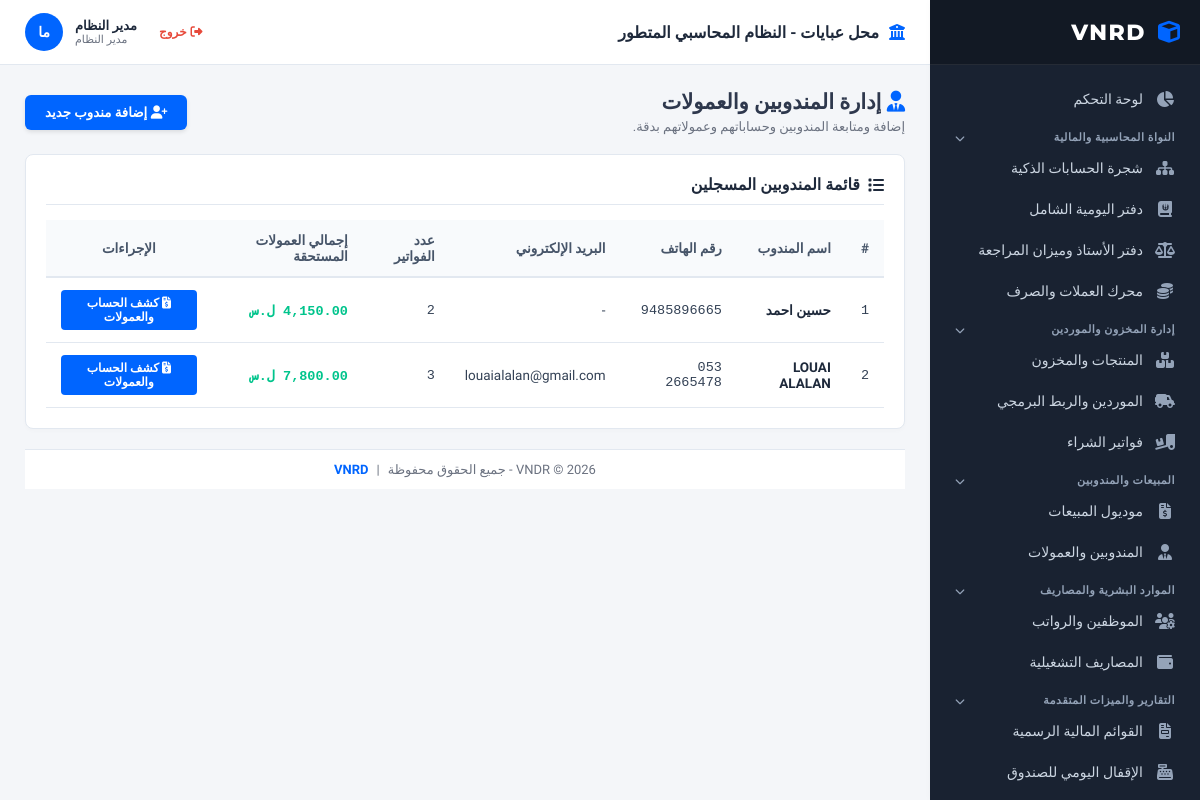
The app's page /representatives.php (signed in) with its own data.
### tables this page shows
CREATE TABLE `representatives` (
  `id` int(11) NOT NULL,
  `name` varchar(255) NOT NULL,
  `phone` varchar(50) DEFAULT NULL,
  `remaining_balance` decimal(15,4) DEFAULT 0.0000,
  `total_paid_payments` decimal(15,4) DEFAULT 0.0000,
  `total_earned_commissions` decimal(15,4) DEFAULT 0.0000,
  `created_at` timestamp NOT NULL DEFAULT current_timestamp(),
  `email` varchar(100) DEFAULT NULL,
  `notes` text DEFAULT NULL
);

### representatives.php (the view, shortened to what this page needs)
<?php
include 'header.php';
$conn->exec("CREATE TABLE IF NOT EXISTS representatives (
    id INT AUTO_INCREMENT PRIMARY KEY,
    name VARCHAR(100) NOT NULL,
    phone VARCHAR(50),
    email VARCHAR(100),
    notes TEXT,
    created_at TIMESTAMP DEFAULT CURRENT_TIMESTAMP
)");
$stmt = $conn->query("SELECT r.*,
    (SELECT COUNT(s.id) FROM sales s WHERE s.representative_id = r.id) as total_sales_count,
    (SELECT COALESCE(SUM(s.total_commissions), 0) FROM sales s WHERE s.representative_id = r.id AND s.delivery_status = 'Delivered') as total_commissions
    FROM representatives r ORDER BY r.id DESC");
$representatives = $stmt->fetchAll(PDO::FETCH_ASSOC);
?>
<div style="display: flex; justify-content: space-between; align-items: center; margin-bottom: 20px;">
    <div>
        <h2 style="color: #2e384d; margin: 0;"><i class="fas fa-user-tie" style="color: var(--zoho-primary);"></i> إدارة المندوبين والعمولات</h2>
        <p style="color: #6b7280; font-size: 13px; margin-top: 5px;">إضافة ومتابعة المندوبين وحساباتهم وعمولاتهم بدقة.</p>
    </div>
    <div>
        <button onclick="openModal()" style="background: var(--zoho-primary); color: white; padding: 10px 20px; border-radius: 6px; border: none; cursor: pointer; font-weight: bold; box-shadow: 0 2px 4px rgba(0,0,0,0.1);">
            <i class="fas fa-user-plus"></i> إضافة مندوب جديد
        </button>
    </div>
</div>
<div class="zoho-card">
    <div class="zoho-card-header">
        <h3><i class="fas fa-list"></i> قائمة المندوبين المسجلين</h3>
    </div>
    <div style="overflow-x: auto;">
        <table class="zoho-table">
            <thead>
                <tr>
                    <th>#</th>
                    <th>اسم المندوب</th>
                    <th>رقم الهاتف</th>
                    <th>البريد الإلكتروني</th>
                    <th>عدد الفواتير</th>
                    <th>إجمالي العمولات المستحقة</th>
                    <th style="text-align: center;">الإجراءات</th>
                </tr>
            </thead>
            <tbody>
                <?php if (count($representatives) > 0): ?>
                    <?php foreach ($representatives as $index => $rep): ?>
                        <tr>
                            <td style="font-family: monospace;"><?php echo $index + 1; ?></td>
                            <td style="font-weight: bold; color: #1e293b;"><?php echo htmlspecialchars($rep['name']); ?></td>
                            <td style="font-family: monospace;"><?php echo htmlspecialchars($rep['phone'] ?: '-'); ?></td>
                            <td><?php echo htmlspecialchars($rep['email'] ?: '-'); ?></td>
                            <td style="font-family: monospace;"><?php echo $rep['total_sales_count']; ?></td>
                            <td style="font-family: monospace; color: var(--zoho-accent); font-weight: bold;"><?php echo number_format($rep['total_commissions'], 2); ?> ل.س</td>
                            <td style="text-align: center;">
                                <a href="representative_profile.php?id=<?php echo $rep['id']; ?>" style="background: var(--zoho-primary); color: white; padding: 6px 14px; border-radius: 4px; text-decoration: none; font-size: 12px; font-weight: bold; display: inline-block;">
                                    <i class="fas fa-file-invoice-dollar"></i> كشف الحساب والعمولات
                                </a>
                            </td>
                        </tr>
                    <?php endforeach; ?>
                <?php else: ?>
                    <tr>
                        <td colspan="7" style="padding: 30px; text-align: center; color: #777;">لا يوجد مندوبون مسجلون حتى الآن. قم بإضافة مندوب جديد للبدء.</td>
                    </tr>
                <?php endif; ?>
            </tbody>
        </table>
    </div>
</div>
<?php include 'footer.php'; ?>

### header.php (style rules this page uses)
:root { --zoho-sidebar-bg: #192231; --zoho-sidebar-hover: #26354a; --zoho-primary: #0065ff; --zoho-accent: #00c48c; --zoho-bg: #f4f6f9; --zoho-card-bg: #ffffff; --zoho-text-main: #333333; --zoho-text-muted: #6b7280; --zoho-border: #e2e8f0; --zoho-radius: 8px; }
* { box-sizing: border-box; margin: 0; padding: 0; font-family: 'Tajawal', sans-serif; }
body { background-color: var(--zoho-bg); color: var(--zoho-text-main); display: flex; height: 100vh; overflow: hidden; font-size: 14px; }
.zoho-card { background: var(--zoho-card-bg); border: 1px solid var(--zoho-border); border-radius: var(--zoho-radius); padding: 20px; margin-bottom: 20px; box-shadow: 0 2px 4px rgba(0,0,0,0.02); }
.zoho-card-header { display: flex; justify-content: space-between; align-items: center; margin-bottom: 15px; padding-bottom: 10px; border-bottom: 1px solid var(--zoho-border); }
.zoho-card-header h3 { font-size: 16px; font-weight: 700; color: #1e293b; display: flex; align-items: center; gap: 8px; }
.zoho-table { width: 100%; border-collapse: collapse; font-size: 13.5px; }
.zoho-table th { background: #f8fafc; color: #475569; font-weight: 700; padding: 12px 15px; border-bottom: 2px solid var(--zoho-border); text-align: right; }
.zoho-table td { padding: 12px 15px; border-bottom: 1px solid var(--zoho-border); color: #334155; }

### records on screen
representatives: name "حسين احمد", phone "9485896665", email "-", total_sales_count "2", total_commissions "4,150.00"
representatives: name "LOUAI ALALAN", phone "053 2665478", email "louaialalan@gmail.com", total_sales_count "3", total_commissions "7,800.00"

### other values on screen
$company_name "محل عبايات"
$logged_in_full_name "مدير النظام"
$logged_in_role_label "مدير النظام"
$avatar_initials ?: '؟' "ما"
